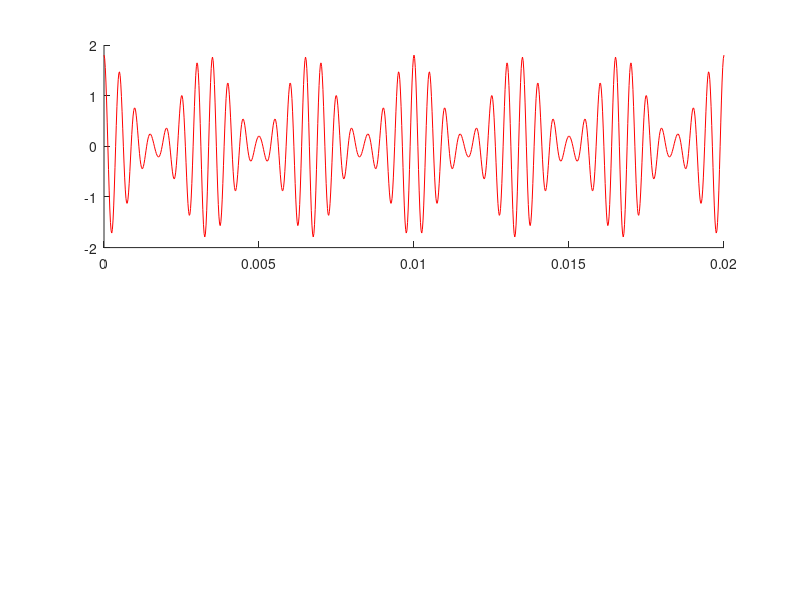

Recreate this plot in MATLAB. (Note: this script raises an error after producing the figure.)
clear all;
close all;
%% Initialization
Fs = 48e3;
T_total = 2e-2;
t=0:1/Fs:T_total;
fc = 2000;
ka = 0.4;
c = cos(2*pi*fc*t);
m = 2*cos(2*pi*300*t);
envelope = (1+ka*m);
s = (1+ka*m).*c;
NFFT = length(t);
f = -Fs/2:Fs/NFFT:Fs/2-Fs/NFFT;

%% Generating AM Signal
figure();
subplot(2, 1, 1);
plot(t, s, 'r', LineWidth=2, DisplayName='AM Modulated Signal');
hold on;
plot(t, abs(hilbert(s)), 'g', LineWidth=2, DisplayName='Envelope');
title("AM Modulated Signal");
xlabel('$Time (Sec)$', Interpreter='latex');
grid on;
legend();
subplot(2,1,2);
plot(t, m, 'r', LineWidth=2);
title('Message Signal');
xlabel('$Time (Sec)$', Interpreter='latex');
grid on;
%% Demodulating The Signal using Synchronous Method
load('LPF.mat');
d = s.*cos(2*pi*fc*t);
figure();
subplot(3,1,1);
md = filter(Hd, d) - 0.5;
plot(t, md, 'r', LineWidth=2);
title('Demodulated Signal using Synchronous method');
grid on;
subplot(3,1,2);
plot(t, m, 'r', LineWidth=2);
title('Message Signal');
grid on;
subplot(3,1,3);
plot(t, md, 'r',LineWidth=2, DisplayName="Demodulated Signal");
title("Comparison");
hold on;
plot(t, m/4, 'g', LineWidth=2, DisplayName="(Message Signal) / 4");
legend();

%% Demodulating The Signal using Envelope Detector
demod_envelope = abs(hilbert(s)) - 1;

figure();
subplot(3,1,1);
plot(t, demod_envelope, 'r', LineWidth=2, DisplayName='Detected Envelope');
title('Demodulated AM Signal using Envelope Detector');
xlabel('$Time (Sec)$', Interpreter='latex');
grid on;
legend();

subplot(3,1,2);
plot(t, m, 'r', LineWidth=2);
title('Message Signal');
xlabel('$Time (Sec)$', Interpreter='latex');
grid on;

subplot(3,1,3);
plot(t, demod_envelope, 'r', LineWidth=2, DisplayName="Demodulated Signal");
title("Comparison");
hold on;
plot(t, m, 'g', LineWidth=2, DisplayName="Message Signal");
legend();

%% FFT
M = abs(fftshift(fft(m)));
S = abs(fftshift(fft(s)));
MD = abs(fftshift(fft(md)));
DEMOD_ENV = abs(fftshift(fft(demod_envelope)));
figure();
subplot(4,1,1);
plot(f, M, LineWidth=2);
xlim([-5e3, 5e3]);
xlabel("$Frequency (Hz)$", Interpreter="latex");
ylabel("$M(f)$", Interpreter="latex");
title("Frequency Spectrum of Message Signal", Interpreter="latex");
subplot(4,1,2);
plot(f, S, LineWidth=2);
xlim([-5e3, 5e3]);
xlabel("$Frequency (Hz)$", Interpreter="latex");
ylabel("$S(f)$", Interpreter="latex");
title("Frequency Spectrum of Modulated Signal", Interpreter="latex");
subplot(4,1,3);
plot(f, MD, LineWidth=2);
xlim([-5e3, 5e3]);
xlabel("$Frequency (Hz)$", Interpreter="latex");
ylabel("$\widehat{M}(f)$", Interpreter="latex");
title("Frequency Spectrum of Demodulated Signal using Synchron method", Interpreter="latex");
subplot(4,1,4);
plot(f, DEMOD_ENV, LineWidth=2);
xlim([-5e3, 5e3]);
xlabel("$Frequency (Hz)$", Interpreter="latex");
ylabel("$\widehat{M}(f)$", Interpreter="latex");
title("Frequency Spectrum of Demodulated Signal using Envelope Detector", Interpreter="latex");